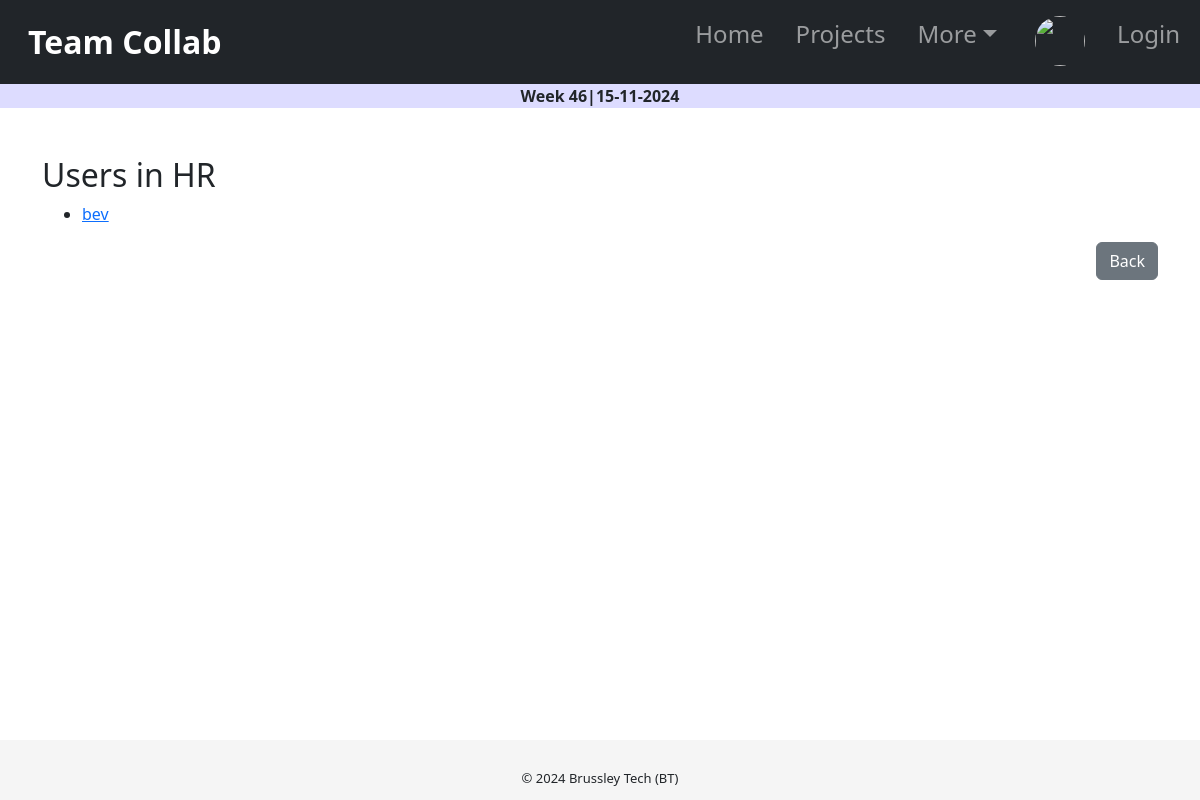
Before: /members/2/ with the older database file.
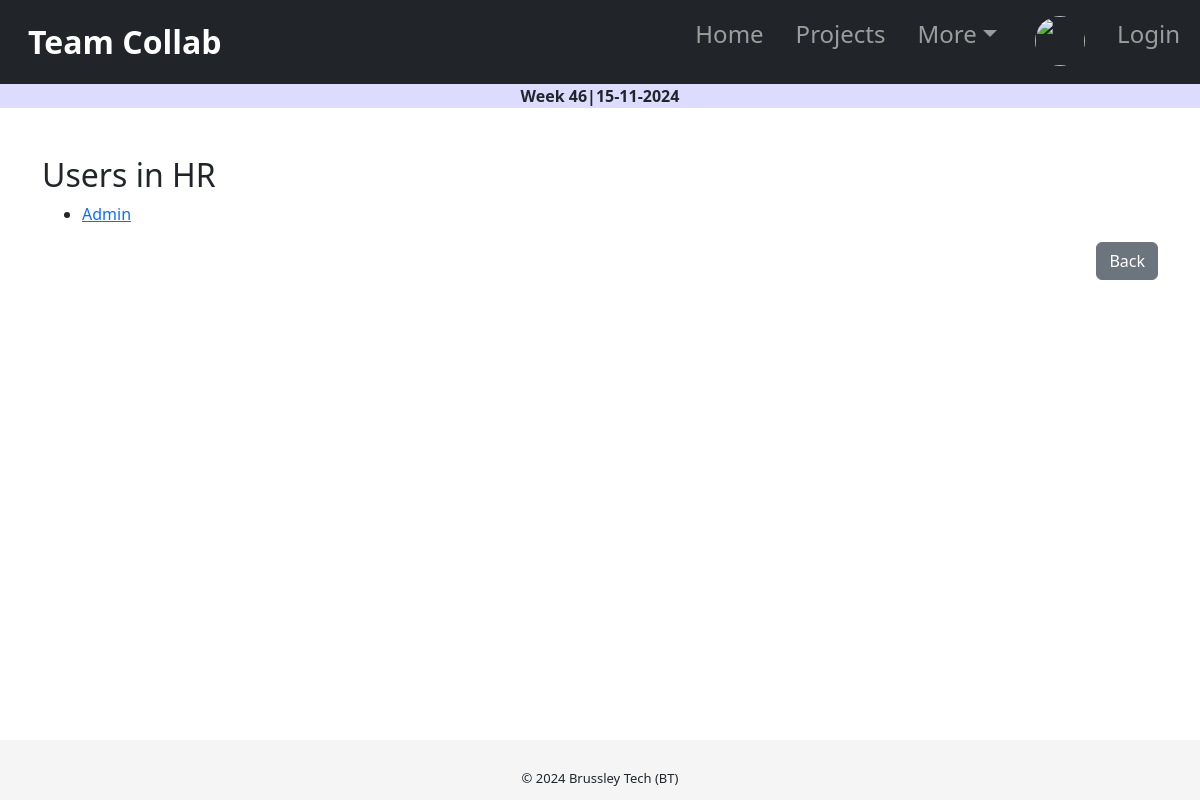
After: the same page with the newer database file.
### users/models.py (models this page shows, shortened)
class Profile(models.Model):
    user = models.OneToOneField(User, on_delete=models.CASCADE,null=True,blank=True)
    image = models.ImageField(upload_to='profile_image/', blank=True, null=True, default='default.jpg')
    role = models.CharField(blank=True, null=True, max_length=255)
    team = models.ForeignKey(Team, on_delete=models.SET_NULL, null=True)
    bio = models.TextField(null=True,blank=True)
    is_online = models.BooleanField(default=False)

### users/views.py (the view)
# urls.py: path('members/<int:team_id>/', members, name='members'),
def members(request, team_id):
    team = Team.objects.get(pk=team_id)
    team_users = Profile.objects.filter(team=team)
    return render(request, 'registration/member_list.html', {'team': team, 'team_users': team_users})

### users/templates/registration/member_list.html (shortened to what this page needs)
{% extends 'tasks/base.html' %}
{% block content %}
<br>
<br>
<div class="container">
  <h2>Users in {{ team.name }}</h2>
  <ul>
    {% for user in team_users %}
      <li><a href="{% url 'member_detail' team_id=team.id user_id=user.id %}">{{ user.user.username }}</a></li>
    {% endfor %}
  </ul>
  <div class="d-grid gap-2 d-md-flex justify-content-md-end">
    <br>
    <p><button class="btn btn-secondary" id="backButton">Back</button></p>
  </div>
</div>
{% endblock %}

Changed rows visible on the page:
changed Profile: user.username "bev" → "Admin"
